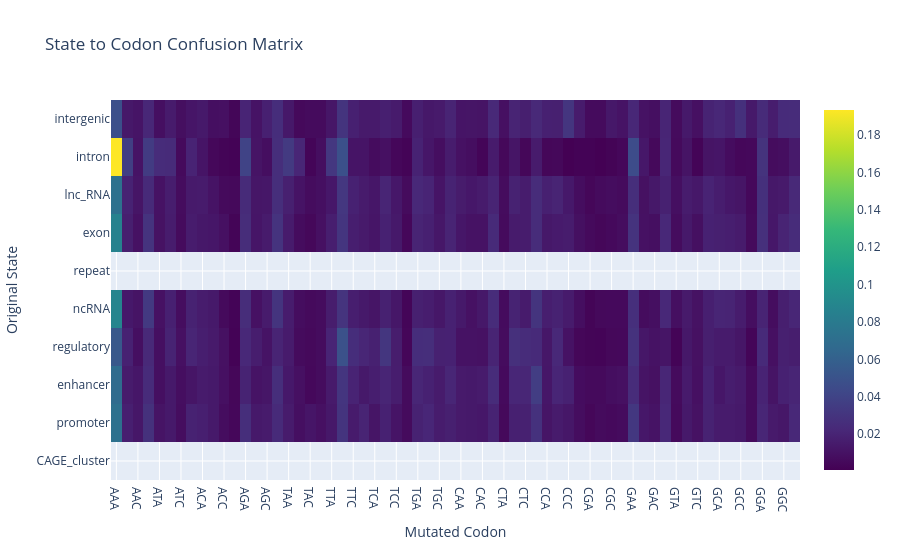

Notebook source saved alongside this figure:
### Code cell
import itertools

bases = ["A", "T", "C", "G"]
codons = ["".join(c) for c in itertools.product(bases, repeat=3)]  # 64 codons
codon_to_int = {c: i for i, c in enumerate(codons)}

counts = np.zeros((n_states, 64))

for f in files:
    idx = get_idx(f.name)
    entry = L.get_idx(idx)
    original_states_arr = np.array(entry["states"])
    
    df2 = pl.read_parquet(f)
    seqs = df2["seq"].to_list()
    mut_arrays = np.array(df2["mut_array"].to_list())
    
    for pos in range(0, len(original_states_arr) - 2, 3):
        orig = original_states_arr[pos]
        for i, row in enumerate(mut_arrays):
            if row[pos] > 0 or row[pos+1] > 0 or row[pos+2] > 0:
                codon = "".join(seqs[i][pos:pos+3])
                if codon in codon_to_int:
                    counts[orig, codon_to_int[codon]] += 1

confusion = counts / counts.sum(axis=1, keepdims=True)

fig = go.Figure(go.Heatmap(
    z=confusion,
    x=codons,
    y=state_names,
    colorscale="Viridis",
    hovertemplate="From: %{y}<br>To: %{x}<br>Fraction: %{z:.2f}<extra></extra>",
))

fig.update_layout(
    title="State to Codon Confusion Matrix",
    xaxis_title="Mutated Codon",
    yaxis_title="Original State",
)
fig.show()

### Figure 1 — Plotly figure (JSON) as saved in the notebook; plotly's stock layout.template omitted (floating-point values rounded to 4 significant figures; data arrays with more than 128 entries replaced by an {"elided": "..."} marker saying what was removed)
{"data": [{"colorscale": [[0, "#440154"], [0.1111, "#482878"], [0.2222, "#3e4989"], [0.3333, "#31688e"], [0.4444, "#26828e"], [0.5556, "#1f9e89"], [0.6667, "#35b779"], [0.7778, "#6ece58"], [0.8889, "#b5de2b"], [1, "#fde725"]], "hovertemplate": "From: %{y}<br>To: %{x}<br>Fraction: %{z:.2f}<extra></extra>", "type": "heatmap", "x": ["AAA", "AAT", "AAC", "AAG", "ATA", "ATT", "ATC", "ATG", "ACA", "ACT", "ACC", "ACG", "AGA", "AGT", "AGC", "AGG", "TAA", "TAT", "TAC", "TAG", "TTA", "TTT", "TTC", "TTG", "TCA", "TCT", "TCC", "TCG", "TGA", "TGT", "TGC", "TGG", "CAA", "CAT", "CAC", "CAG", "CTA", "CTT", "CTC", "CTG", "CCA", "CCT", "CCC", "CCG", "CGA", "CGT", "CGC", "CGG", "GAA", "GAT", "GAC", "GAG", "GTA", "GTT", "GTC", "GTG", "GCA", "GCT", "GCC", "GCG", "GGA", "GGT", "GGC", "GGG"], "y": ["CAGE_cluster", "promoter", "enhancer", "regulatory", "ncRNA", "repeat", "exon", "lnc_RNA", "intron", "intergenic"], "z": {"elided": "10x64 float values"}}], "layout": {"title": {"text": "State to Codon Confusion Matrix"}, "xaxis": {"title": {"text": "Mutated Codon"}}, "yaxis": {"title": {"text": "Original State"}}}}
